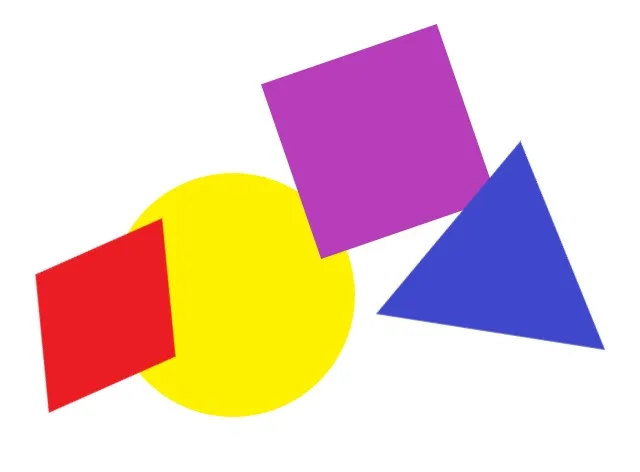
#> input picture media/geometric.jpg, 640 x 472 px
$ python ImageCropping.py
#> lines starting #> are read from the running program, lines starting #| are printed output that depends on the picture
import cv2 as cv
import numpy as np
from matplotlib import pyplot as plt
import os

def read_image(path):
#> called with path = 'media/geometric.jpg'
  if not path or not os.path.exists(path):
    return
  image=cv.imread(path, 1)
#> image is the input picture: shape (472, 640, 3); mean B, G, R 197.8, 204.1, 231.2
  cv.imshow('Grayscale image', image)
  plt.imshow(cv.cvtColor(image,cv.COLOR_BGR2RGB))
  cv.waitKey(0)
  cv.destroyAllWindows()
  return image

def check_sizes(image: np.ndarray):
  height, width= image.shape[:2]
#> height = 472; width = 640
  aspect_ratio=width/height
#> aspect_ratio = 1.36
  # print(height)
  # print(width)
  # print(f"Aspect Ratio {aspect_ratio}")
  print("____")
  print(image.shape) #(472, 640, 3)
#| (472, 640, 3)
  return width, height

def crop_image(image: np.ndarray,x1,y1,x2,y2):
  """Cropping an image"""
#> called with x1 = 135, y1 = 280, x2 = 150, y2 = 330
  cropped_image = image[135:280, 150:330]
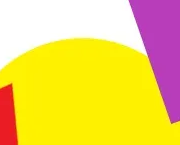
#> cropped_image: shape (145, 180, 3); mean B, G, R 89.7, 211.4, 243.1
  cv.imshow("cropped", cropped_image)
  #cv.imwrite("Cropped Image.jpg", cropped_image)
  cv.waitKey(0)
  cv.destroyAllWindows()


def main():
  path='media/geometric.jpg'
  image=read_image(path)
  check_sizes(image)
  row_x=135
  row_y=280

  col_x=150
  col_y=330
  crop_image(image, row_x,row_y,col_x,col_y )


if __name__=="__main__":
  main()

$ run again, with media/blob_test.jpg copied over media/geometric.jpg
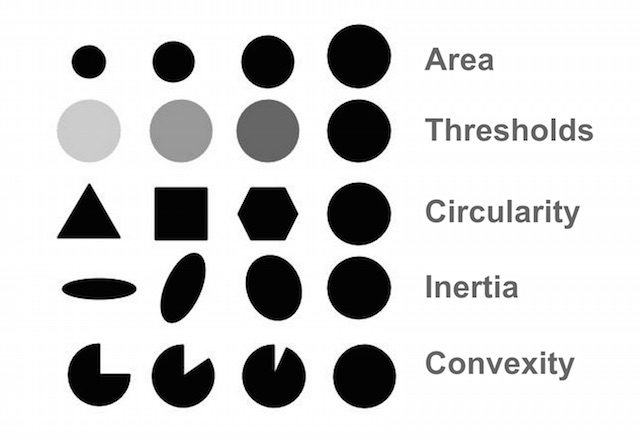
#> input picture media/blob_test.jpg, 640 x 439 px
#> in read_image, image is the input picture: shape (439, 640, 3); min 0, max 255, mean 210.2
#| (439, 640, 3)
#> in crop_image, `cropped_image = image[135:280, 150:330]`:
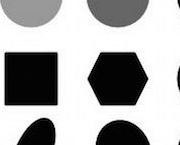
#> cropped_image: shape (145, 180, 3); min 0, max 255, mean 171.9
